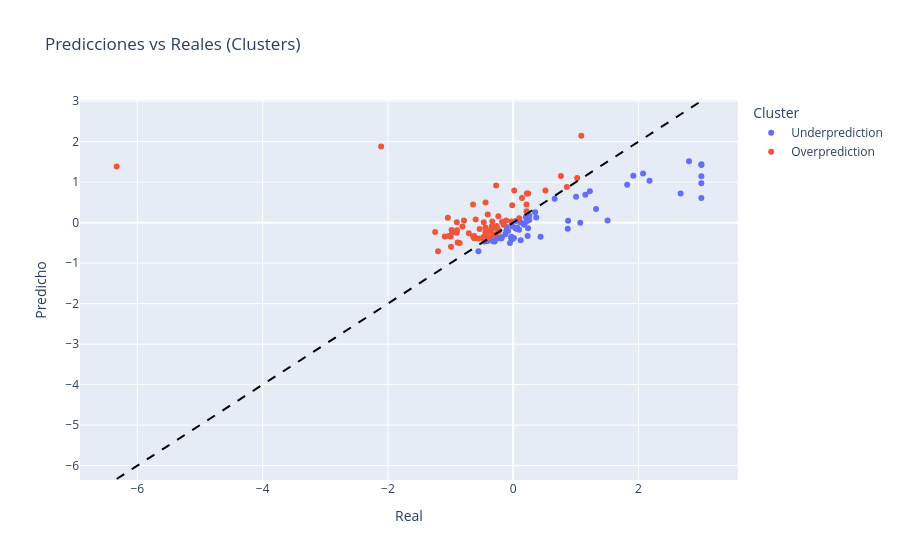

This figure's notebook cell:
### Markdown cell above
Se generan 2 clusters segun las predicciones:
* Overprediction: si los residuos son mayores o iguales a cero.
*  Underprediction: si los residuos son menores a cero.

### Code cell
# Cluster: sobre/sub prediccion respecto a la identidad
residuos = y_pred - y_test
cluster = pd.Series(['Overprediction' if r >= 0 else 'Underprediction' for r in residuos], 
                     index=y_test.index)

# Visualizar con los 2 clusters
fig = px.scatter(x=y_test, y=y_pred, color=cluster,
                 labels={'x':'Real','y':'Predicho','color':'Cluster'},
                 title='Predicciones vs Reales (Clusters)')
fig.add_shape(type='line', x0=y_test.min(), y0=y_test.min(),
             x1=y_test.max(), y1=y_test.max(),
             line=dict(color='black', dash='dash', width=2))
fig.show()

# Estadísticas por cluster
print("\nEstadísticas por cluster:")
print(f"Overprediction: {(cluster == 'Overprediction').sum()} casos, residuo medio: {residuos[cluster == 'Overprediction'].mean():.4f}")
print(f"Underprediction: {(cluster == 'Underprediction').sum()} casos, residuo medio: {residuos[cluster == 'Underprediction'].mean():.4f}")

### Figure 1 — Plotly figure (JSON) as saved in the notebook; plotly's stock layout.template omitted (floating-point values rounded to 4 significant figures)
{"data": [{"hovertemplate": "Cluster=Underprediction<br>Real=%{x}<br>Predicho=%{y}<extra></extra>", "legendgroup": "Underprediction", "marker": {"color": "#636efa", "symbol": "circle"}, "mode": "markers", "name": "Underprediction", "orientation": "v", "showlegend": true, "type": "scatter", "x": [0.2586, 2.673, 2.807, 3.004, 1.507, 0.06372, 0.2304, 0.203, -0.4116, 0.01165, -0.2963, 0.2154, -0.0261, -0.5548, 0.1197, 0.3512, -0.03372, -0.1826, 0.2378, 1.82, 1.223, 0.4374, 0.1815, 3.004, 1.152, 0.1202, 0.071, 3.004, 0.257, 0.0431, -0.3215, 2.074, -0.2531, -0.01623, 2.177, 0.8709, -0.1038, -0.08253, 1.004, 0.2148, -0.05146, -0.1099, 0.6624, -0.2685, 0.09354, -0.1252, -0.2184, 0.03833, -0.4568, 3.004, 1.323, 0.3679, 0.1733, -0.3607, 0.8763, -0.01129, 1.918, 1.071, 3.004, -0.1891], "xaxis": "x", "y": [0.1678, 0.7199, 1.519, 0.9705, 0.05201, -0.1222, -0.3286, 0.1329, -0.4558, -0.3783, -0.4641, 0.03145, -0.3468, -0.706, -0.4332, 0.2565, -0.3741, -0.3579, -0.1399, 0.9342, 0.7732, -0.346, -0.01838, 0.6069, 0.6878, 0.001615, -0.1541, 1.439, 0.06223, 0.03939, -0.4621, 1.212, -0.376, -0.4087, 1.034, -0.1499, -0.1055, -0.2064, 0.6406, 0.1616, -0.5049, -0.2064, 0.5916, -0.3997, -0.1754, -0.2872, -0.3671, -0.1427, -0.4684, 1.146, 0.3392, 0.1273, -0.05408, -0.4114, 0.04511, -0.09556, 1.159, -0.00282, 1.424, -0.3907], "yaxis": "y"}, {"hovertemplate": "Cluster=Overprediction<br>Real=%{x}<br>Predicho=%{y}<extra></extra>", "legendgroup": "Overprediction", "marker": {"color": "#EF553B", "symbol": "circle"}, "mode": "markers", "name": "Overprediction", "orientation": "v", "showlegend": true, "type": "scatter", "x": [0.09674, -0.2721, 0.1405, -0.7087, 0.2392, -0.5531, -0.3345, -2.108, -0.6234, -0.9922, -0.8107, -0.901, -0.02827, -0.4437, -0.6398, -0.5355, -1.029, -0.441, -0.4767, -1.246, 0.5149, -0.5987, -0.3428, 0.7624, -0.4423, 0.01685, -0.8548, -0.4692, -1.2, -0.2407, 0.212, -0.406, -0.8876, -0.9004, -0.973, -6.331, -0.2366, 0.2168, -0.9975, 1.022, -0.897, -0.432, 0.2127, -0.9836, -0.1783, -0.333, -0.7861, -0.6228, -0.4698, -0.0158, -0.1115, 0.8561, -0.2852, -0.3653, -0.2624, 1.088, -0.4338, -1.043, -0.338, -0.3947, -0.6404, -0.2314, -1.092, -0.467, -0.3327, -0.1527], "xaxis": "x", "y": [0.1109, 0.9181, 0.6092, -0.2644, 0.7186, -0.3915, -0.1511, 1.879, -0.3879, -0.5936, -0.09505, -0.2485, 0.02831, -0.2372, -0.3448, -0.1569, -0.332, 0.4979, -0.3597, -0.2297, 0.796, 0.08041, -0.09744, 1.151, -0.1224, 0.7945, -0.5041, -0.4034, -0.7053, -0.1784, 0.2828, 0.1998, -0.4931, 0.009548, -0.2366, 1.385, 0.1568, 0.7226, -0.3427, 1.105, -0.1854, -0.2662, 0.45, -0.1844, 0.02499, 0.02584, 0.05255, -0.3304, 0.008681, 0.4267, 0.05348, 0.8793, -0.2842, -0.1985, -0.08162, 2.144, -0.2813, 0.1184, -0.09508, -0.3687, 0.4489, -0.2147, -0.3404, -0.3547, -0.3062, -0.05504], "yaxis": "y"}], "layout": {"legend": {"title": {"text": "Cluster"}, "tracegroupgap": 0}, "shapes": [{"line": {"color": "black", "dash": "dash", "width": 2}, "type": "line", "x0": -6.331, "x1": 3.004, "y0": -6.331, "y1": 3.004}], "title": {"text": "Predicciones vs Reales (Clusters)"}, "xaxis": {"anchor": "y", "domain": [0, 1], "title": {"text": "Real"}}, "yaxis": {"anchor": "x", "domain": [0, 1], "title": {"text": "Predicho"}}}}
